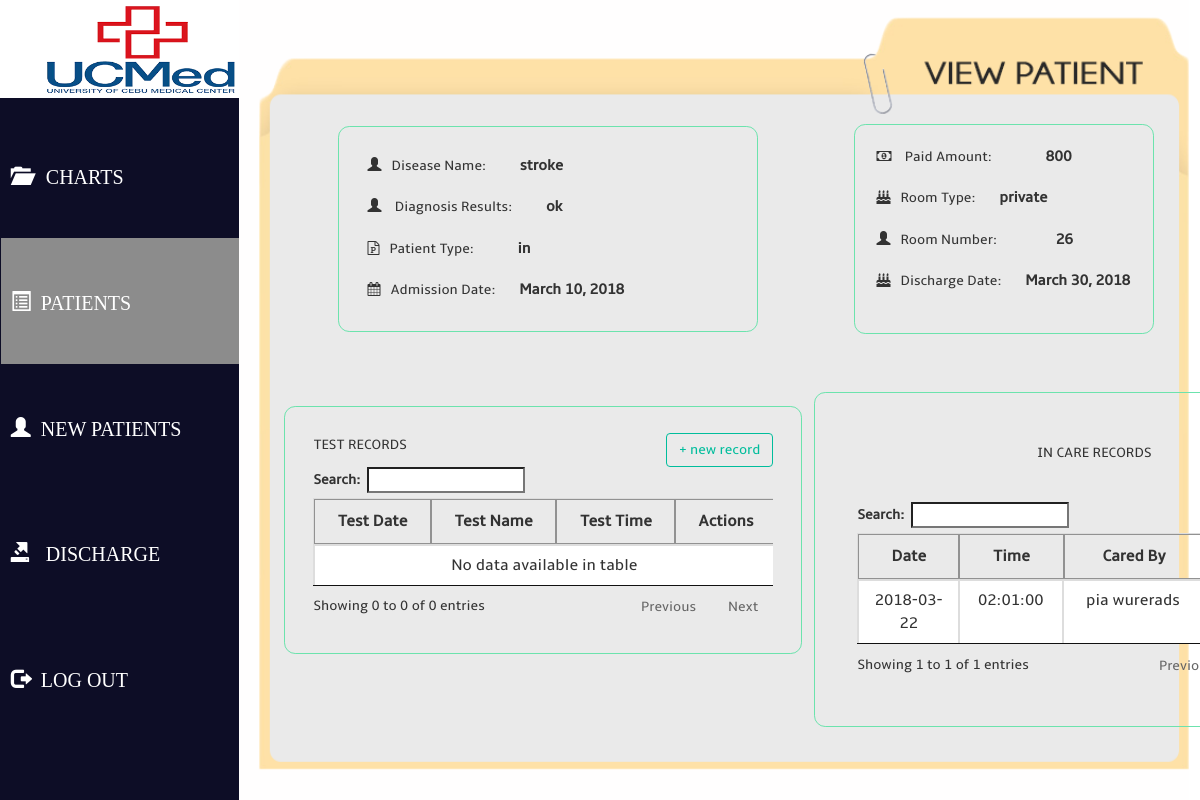
Page /viewspecpatientz.php?diagid=60 (signed in) on the committed database.
### tables this page shows
CREATE TABLE `diagnosis` (
  `diagnosis_id` int(11) NOT NULL,
  `patient_id` int(11) NOT NULL,
  `doctor_id` int(11) NOT NULL,
  `disease_id` int(11) NOT NULL,
  `diagnose_date` date NOT NULL,
  `results` varchar(300) NOT NULL,
  `paid_amount` float NOT NULL,
  `patient_type` enum('in','out','','') NOT NULL
);

CREATE TABLE `diseases` (
  `disease_id` int(11) NOT NULL,
  `disease_name` varchar(100) NOT NULL,
  `disease_desc` varchar(300) NOT NULL
);

CREATE TABLE `rooms` (
  `room_id` int(11) NOT NULL,
  `room_type` enum('ward','semi private','private','') NOT NULL,
  `room_number` varchar(50) NOT NULL,
  `occupants` int(11) NOT NULL
);

CREATE TABLE `in_patients` (
  `in_id` int(11) NOT NULL,
  `discharge_date` date NOT NULL,
  `room_id` int(11) NOT NULL,
  `diagnosis_id` int(11) NOT NULL
);

CREATE TABLE `cares` (
  `care_id` int(11) NOT NULL,
  `in_id` int(11) NOT NULL,
  `nurse_name` varchar(100) NOT NULL,
  `blood_pressure` varchar(30) NOT NULL,
  `temperature` varchar(100) NOT NULL,
  `respiratory_rate` varchar(100) NOT NULL,
  `pulse_rate` varchar(30) NOT NULL,
  `care_date` date NOT NULL,
  `care_time` time NOT NULL,
  `concern` varchar(300) NOT NULL
);

### viewspecpatientz.php (the view, shortened to what this page needs)
<?php
    require("connect.php");
        if(isset($_GET['diagid'])){
          $diagid = $_GET['diagid'];
   $querypatient = "SELECT ds.disease_name,d.results, d.patient_type,d.diagnose_date,d.paid_amount,r.room_type,r.room_number,ip.discharge_date,
   op.doctors_prescription
    FROM diagnosis d
    JOIN patients p ON p.patient_id=d.patient_id
    JOIN diseases ds ON d.disease_id=ds.disease_id
    LEFT JOIN out_patients op ON op.diagnosis_id=d.diagnosis_id
    LEFT JOIN in_patients ip ON ip.diagnosis_id=d.diagnosis_id
    LEFT JOIN rooms r ON r.room_id = ip.room_id
    WHERE d.diagnosis_id =".$_GET['diagid'];
            $result=mysqli_query($conn,$querypatient);
            $row=mysqli_fetch_assoc($result);
            $date = strtotime($row["diagnose_date"]);
            $dob = date("F d, Y", $date);
            $date2 = strtotime($row["discharge_date"]);
            $dob2 = date("F d, Y", $date2);
        }
?>
<html>
<head>
    <link rel="stylesheet" type="text/css" href="css/bootstrap.min.css"/>
    <link rel="stylesheet" type="text/css" href="css/view.css"/>
    <link rel="stylesheet" type="text/css" href="css/font-awesome.min.css"/>
    <link rel="stylesheet" type="text/css"href="css/datatables.min.css"/>
</head>
<body>
     <div class="container-fluid header">
            <div class="row">
                <div class="  col-sm-offset-0">
                <h2> <img src="img/logos.png" id="logo">
                    </h2>
                </div>
            </div>
        </div>
        <div class="row whole">
            <div class="col-md-2 sidebar-outer">
                <div class="sidebar col-md-2">
                    <div id = "bb" >
                        <a href="index.php" id="link">
                         <div class="navheight"><span>&nbsp&nbsp</span><p class="glyphicon glyphicon-folder-open centertext"></p> &nbsp CHARTS</div></a>
                        <a href="patientz.php" id="link"><div class=" active navheight"> <span>&nbsp</span> <p class="glyphicon glyphicon-list-alt centertext"></p>&nbsp PATIENTS </div></a>
                       <a href="npatient.php"  id="link"><div class=" navheight"> <span>&nbsp</span> <p class="glyphicon glyphicon-user centertext"></p>&nbsp NEW PATIENTS</div></a>
                        <a href="discharge.php" id="link">
                            <div class="navheight"><span>&nbsp&nbsp</span><p class="glyphicon glyphicon-export centertext"></p> &nbsp DISCHARGE</div></a>
                        <a id="myBtn1" id="link"  ><div class=" navheight"> <span>&nbsp</span> <p class="glyphicon glyphicon-log-out centertext"></p>&nbsp LOG OUT</div></a>
                    </div>
                </div>
            </div>
            <div class="col-md-10 content" id="content">
         <div class="col-md-1 dis1">
                     <span class="glyphicon glyphicon-user"></span><span class="aplabel">Disease Name:</span>
                   <b> <span style="margin-left:30px;font-size:15px;">
                   <?php echo $row["disease_name"];?>
                       </span></b>
                <br> <br>
                      <span class="glyphicon glyphicon-user"></span><span class="aplabel"> Diagnosis Results: </span>
                   <b> <span style="margin-left:30px;font-size:15px;">
                   <?php echo $row["results"];?>
                       </span></b>
             <br> <br>
             <span class="fa fa-file-powerpoint-o"></span><span class="aplabel">Patient Type:</span>
                   <b> <span style="margin-left:40px;font-size:15px;">  <?php echo $row["patient_type"];?></span></b>
             <br> <br>
             <span class="fa fa-calendar"></span><span class = "aplabel">Admission Date:</span><b>
                      <span style="margin-left:20px;font-size:15px;">
                          <?php echo $dob;?>
                    </span></b>
             <br> <br>
              </div>
            <div class="col-md-3  inview">
                     <span class="fa fa-money"></span><span class="aplabel"> Paid Amount:</span>
                   <b> <span style="margin-left:50px;font-size:15px;">
                      <?php echo $row["paid_amount"];?>
                       </span></b>
                <br> <br>
              <span class="fa fa-birthday-cake"></span><span class = "aplabel">Room Type:</span><b>
                      <span style="margin-left:20px;font-size:15px;">
                             <?php echo $row["room_type"];?>
                    </span></b>
             <br> <br>
             <span class="glyphicon glyphicon-user"></span><span class="aplabel">Room Number:</span>
                   <b> <span style="margin-left:55px;font-size:15px;"> <?php echo $row["room_number"];?></span></b>
             <br> <br>
              <span class="fa fa-birthday-cake"></span><span class = "aplabel">Discharge Date:</span><b>
                      <span style="margin-left:20px;font-size:15px;">
                            <?php echo $dob2;?>
                    </span></b>
             <br> <br>
              </div>
               <div class="col-md-6 postbox">
               TEST RECORDS
                <?php
                  echo"<a href ='testrecord.php?diagid=".$diagid."'><button class = 'btn btn-primary' style='float:right'> + new record</button></a>";
                ?>
                <table class=" table table-bordered" id="postdatatab">
                  <thead>
                      <th class="text-center" id="preid">Test Date</th>
                      <th class="text-center" id="preid">Test Name</th>
                       <th class="text-center" id="preid">Test Time</th>
                      <th class="text-center" id="preid">Actions</th>
                  </thead>
                       <tbody>
                    </tbody>
                </table>
              </div>
            <div class="col-md-6 prebox">
                   <h5 class="text-center">  IN CARE RECORDS </h5>
                    <table class=" table table-bordered" id="predatatab">
                          <thead>
                          <th class="text-center" id="preid">Date</th>
                          <th class="text-center" id="preid">Time </th>
                          <th class="text-center" id="preid">Cared By </th>
                          </thead>
                          <tbody>
                          <?php
                            $viewpre = "SELECT care_date,care_time,nurse_name,care_id FROM cares
                            JOIN in_patients ON cares.in_id = in_patients.in_id
                            WHERE in_patients.diagnosis_id=".$_GET['diagid']." ORDER BY care_date DESC";
                             $resultpre = mysqli_query($conn, $viewpre);
                            if($resultpre){
                                while($pre = mysqli_fetch_row($resultpre)){
                                    echo "<tr>";
                                    echo "<td class=' desc text-center'>".$pre[0]."</td>";
                                    echo "<td class=' desc text-center'>".$pre[1]."</td>";
                                    echo "<td class=' desc text-center'>".$pre[2]."</td>";
                                    echo "</tr>";
                                }
                            }
                        ?>
                        </tbody>
                    </table>
                  </div>
        </div>
    </div>
</body>
</html>

### css/view.css (style rules this page uses)
h2 { background:; margin-top: 0; height: 100px; position: fixed; width: 20%; }
#logo { margin-left: 40px; height: 100%; }
.content { background-color:#fffefe ; height: 100%; padding-top: 7em; position: relative; left: 70px; overflow: auto; margin-left: ; background-image: url('../img/viewpt.png'); background-repeat: no-repeat; background-size: cover; }
.whole { width: 95%; }
body { font-family: Amble !important; }
.aplabel { padding-left: 10px; }
.sidebar { background: #0d0d26; height: 100%; padding-top: 1em; padding-left: 1em; margin-top: 3em; position: fixed; top:4em; box-shadow: 1px 0 0 #1e2c3a; width: 22em; }
.sidebar-outer { position: relative; margin-left: -0.4em; }
#link { text-decoration: none; }
#link div { padding-top: 1.5em; padding-bottom: 1em; margin-left: 0.12em; width:15em; height: 16%; color: white; }
#myBtn1 { text-decoration: none; }
#myBtn1 div { padding-top: 1.5em; padding-bottom: 1em; margin-left: 0.12em; width:15em; color: white; }
.active { background-color:#8c8c8c!important; color: white!important; }
#bb { margin-left: -10px; border-style: solid white 0.5px; }
.navheight { height: 150px; font-size: 20px; font-family: century gothic; }
.centertext { margin-top: 22px; }
.TTstatus, { margin-left: 70px; }
#preid { border: 0.5px solid #929292; margin-top: 20px; }
.prebox { border: solid 1px #6CE3AD; border-radius: 0.8em; min-height: xxx; overflow: hidden; padding: 3em; margin-left: 40em !important; margin-top: 21em !important; width: 40em; position: fixed; }
.postbox { border: solid 1px #6CE3AD; border-radius: 0.8em; min-height: xxx; overflow: hidden; padding: 2em; margin-top: 22em; width: 37em !important; margin-left: 30px; }
.postbox .btn { border: 1px solid #00bd9c; background-color: transparent; color: #00bd9c; font-size: 14px; margin-top: -2px !important ; }
.dis1 { border: solid 1px #6CE3AD; border-radius: 0.8em; min-height: xxx; overflow: hidden; padding: 2em; margin-top: 2em; width: 30em; margin-bottom: 10px !important; padding-bottom: 10px; position: fixed; margin-left:6em; }
.inview { border: solid 1px #6CE3AD; border-radius: 0.8em; position: fixed; margin-left: 600px !important; margin-top: 26px !important; padding: 1.5em; }

### rows in the picture
diagnosis: disease.disease_name "stroke", results "ok", patient_type "in", diagnose_date "March 10, 2018", paid_amount "800", rooms.room_type "private", rooms.room_number "26", in_patients.discharge_date "March 30, 2018"
cares: care_date "2018-03-22", care_time "02:01:00", nurse_name "pia wurerads"
